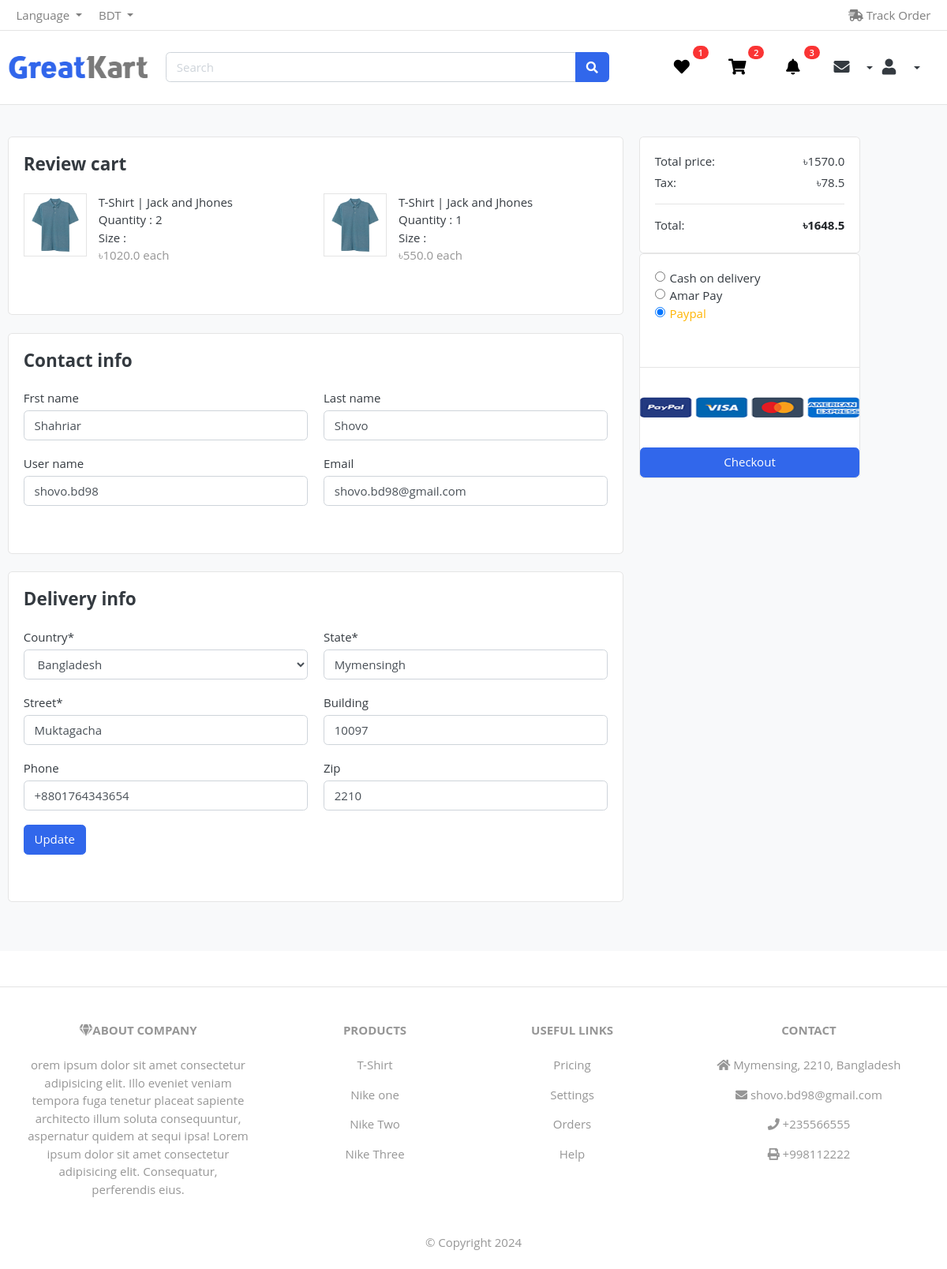
/cart/check_out/review_cart/ (signed in), run on an earlier commit of the app's database.
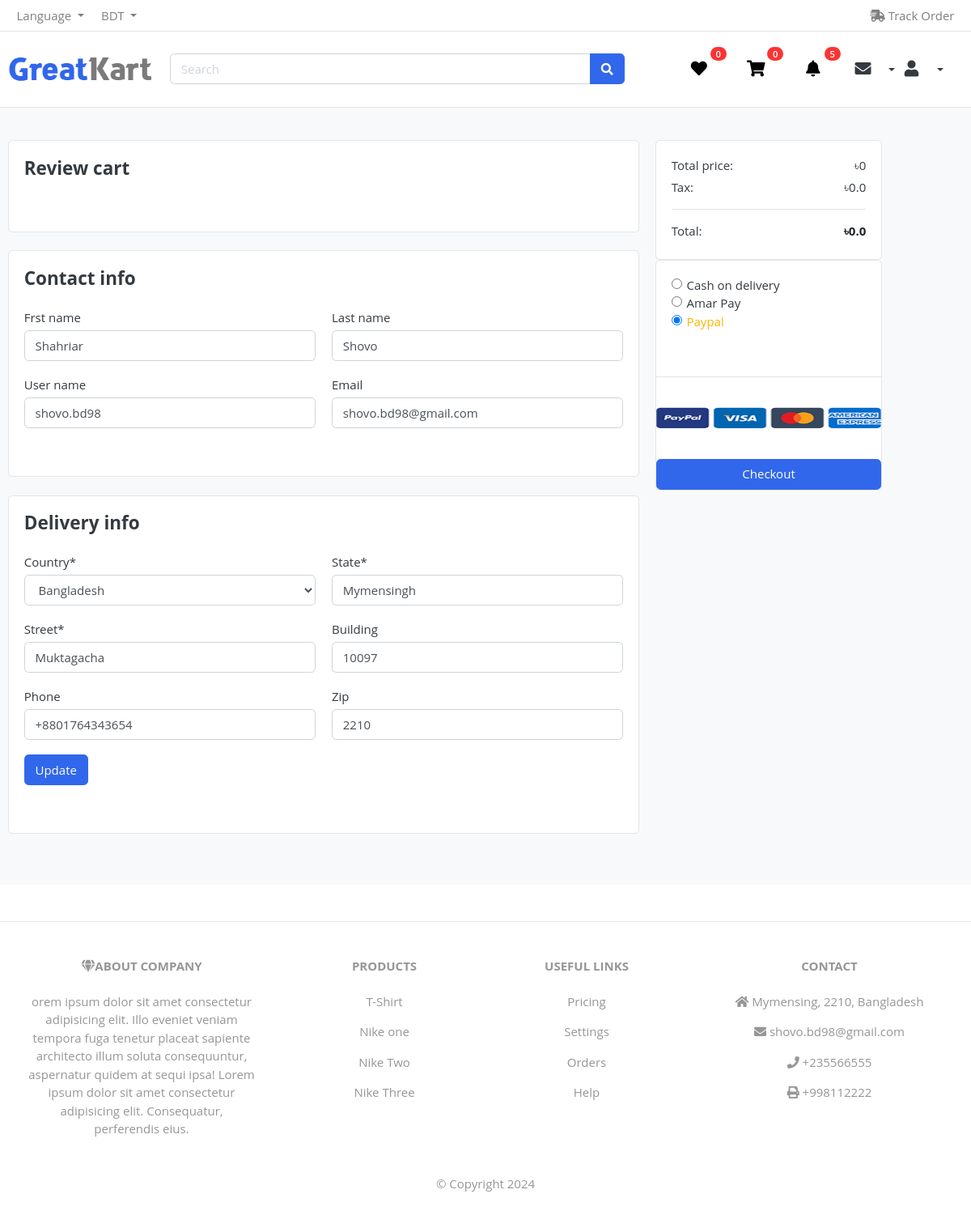
And on a later commit of the database.
### user_auth/models/user.py (models this page shows, shortened)
class User(AbstractBaseUser, PermissionsMixin):
    ADMIN = 1
    CUSTOMER = 2
    MALE = 1
    FEMALE = 2
    GOOGLE_SIGNUP=1
    GITHUB_SIGNUP=2
    FACEBOOK_SIGNUP=3
    SITE_SIGNUP =4
    ROLE_CHOOSED    =   ((ADMIN, 'admin'),(CUSTOMER, 'customer'),)
    GENDER_CHOOSED  =   ((MALE, 'male'),(FEMALE, 'female'))
    SIGNUP_PLATFORM =   ((GOOGLE_SIGNUP,'Login from Google'),(GITHUB_SIGNUP, 'Login from Github'),(FACEBOOK_SIGNUP,'Login from Facebook'),(SITE_SIGNUP,'Login'),)
    first_name      =   models.CharField(max_length=50, null=True, blank=True)
    last_name       =   models.CharField(max_length=50, null=True, blank=True)
    username        =   models.CharField(max_length=50, unique=True)
    email           =   models.EmailField(max_length=100, unique=True)
    role            =   models.PositiveSmallIntegerField(choices=ROLE_CHOOSED,
                                                                              blank=True, null=True)
    gender_choosed  =   models.PositiveSmallIntegerField(choices=GENDER_CHOOSED,
                                                                              blank=True, null=True)
    sign_up_platform=   models.PositiveSmallIntegerField(choices=SIGNUP_PLATFORM,
                                                                              blank=True, null=True)
    date_joined     =   models.DateTimeField(auto_now_add=True)
    last_login      =   models.DateTimeField(auto_now_add=True)
    created_date    =   models.DateTimeField(auto_now_add=True)
    modify_date     =   models.DateTimeField(auto_now=True)
    is_admin        =   models.BooleanField(default=False)
    is_staff        =   models.BooleanField(default=False)
    is_active       =   models.BooleanField(default=False)
    is_superuser    =   models.BooleanField(default=False)
    USERNAME_FIELD  =   'email'
    objects         =  UserManager()
    def __str__(self) -> str:
        return self.email

### cart/models/cart_item.py (models this page shows, shortened)
class Cart_Item(models.Model):
    cart = models.ForeignKey(Cart, on_delete=models.CASCADE, related_name='cart_item')
    product = models.ForeignKey(Products, on_delete=models.SET_NULL, null=True, blank=True)
    product_Size_variant = models.ForeignKey(Product_Size_variant, on_delete=models.SET_NULL, blank=True, null=True)
    quantity = models.IntegerField(default=1)
    def get_product_price(self):
        price = [self.product.product_price]
        if self.product_Size_variant:
            size_variant_price = self.product_Size_variant.price
            price.append(size_variant_price )
        return sum(price) * self.quantity

### products/models/products_model.py (models this page shows, shortened)
class Products(models.Model):
    in_stock=1
    out_of_stock=2
    free=1
    not_free=2
    available = ((in_stock,'In Stoke') , (out_of_stock,'Out of Stock'))
    shipping_fee= ((free,'Free') , (not_free,'Not Free'))
    product_name = models.CharField(max_length=50)
    product_image = models.ImageField(upload_to='products')
    product_price = models.FloatField()
    product_old_price = models.FloatField()
    product_discription = models.TextField()
    model = models.CharField(max_length=50, blank=True, null=True)
    product_brand = models.ForeignKey(Product_Brand, on_delete=models.CASCADE, related_name='product_prand')
    product_category = models.ForeignKey(Product_Categories, on_delete=models.CASCADE, related_name='category')
    product_delivery_country = models.ManyToManyField(Product_Delivery_Country,  null=True, blank=True)
    product_size = models.ManyToManyField(Product_Size_variant,  null=True, blank=True)
    product_color = models.ManyToManyField(Product_Color_Variant,  null=True, blank=True)
    available_choose = models.PositiveSmallIntegerField(choices=available,blank=True, null=True)
    shipping_fee = models.PositiveSmallIntegerField(choices=shipping_fee,blank=True, null=True)
    def __str__(self) -> str:
        return self.product_name

### product_categories/models/product_brand.py (models this page shows)
class Product_Brand(models.Model):
    brand_name = models.CharField(max_length=30)
    brand_created = models.DateTimeField(auto_now=True)
    brand_updated = models.DateTimeField(auto_now_add=True)
    def __str__(self) -> str:
        return self.brand_name

### products/models/product_variation/size_variant.py (models this page shows, shortened)
class Product_Size_variant(models.Model):
    size_name = models.CharField(max_length=50)
    price = models.FloatField()

### cart/models/cart.py (models this page shows, shortened)
class Cart (models.Model):
    user = models.ForeignKey(settings.AUTH_USER_MODEL, on_delete=models.CASCADE, related_name="cart", null=True, blank=True)
    is_paid = models.BooleanField(default=False)
    coupon = models.ForeignKey(Coupon_Code, on_delete=models.SET_NULL, null=True, blank=True)
    def get_cart_total(self):
        cart_items= self.cart_item.all()
        final_total = sum((item.product.product_price + item.product_Size_variant.price) * item.quantity
                   if item.product_Size_variant else item.product.product_price  * item.quantity
                    for item in cart_items)
        print("Final ---------------------------------------------",final_total)
        if self.coupon:
             return final_total - self.coupon.discount
        return final_total
    def get_tax(self):
        total_tax= self.get_cart_total() * float(5/100)
        return total_tax
    def get_fully_total(self):
        final_total = self.get_cart_total()
        tax = self.get_tax()
        total_final = final_total + tax
        return total_final

### orders/views/initial_order.py (the view, shortened to what this page needs)
# urls.py: path('review_cart/', initial_order, name='initial_order'),
def initial_order(request):
    item_in_carts = Cart_Item.objects.filter(cart__user=request.user, cart__is_paid=False)
    cart_object = Cart.objects.get(user=request.user, is_paid=False)
    user = User.objects.filter(email=request.user)[0]
    user_address = User_Address.objects.get(user=user)
    context={
        'item_in_carts' : item_in_carts,
        'cart_object' : cart_object,
        'user_address':user_address,
        }
    return render(request, 'orders/initial_order.html',context)

### templates/orders/initial_order.html
{% if user.is_authenticated %}
    {% include "orders/cart_review_auth_user.html" %}
{% else %}
    {% include "orders/cart_review_guest_user.html" %}
{% endif %}

### templates/orders/cart_review_auth_user.html (shortened to what the changed rows need)
{% extends 'base/base.html' %}
{% load static %}
{% block headers %}
{% include 'include/main_include_file.html' %}
{% endblock headers %}
{% block body %}
    <section class="section-content padding-y bg">
    <div class="container">
    <div class="row">
            <main class="col-md-8">
    <article class="card mb-4">
    <div class="card-body">
        <div class="row">
            {% for items in item_in_carts %}
            <div class="col-md-6">
                <figure class="itemside  mb-4">
                    <div class="aside"><img src="{{items.product.product_image.url}}" class="border img-sm"></div>
                    <figcaption class="info">
                        <p>{{items.product.product_name}} | {{items.product.product_brand}} </p>
                        <p>Quantity : {{items.quantity}} </p>
                        <p>Size : {{request.session.size}} </p>
                        <span class="text-muted">&#2547;{{items.get_product_price}} each</span>
                    </figcaption>
                </figure>
            </div>
            {% endfor %}
        </div>
    </div>
    </article>
    {% if user.sign_up_platform == 4 %}
<article class="card mb-4">
    <div class="card-body">
        <h4 class="card-title mb-4">Contact info</h4>
        <form  method="POST" action="{% url 'initial_order' %}">
            <div class="row">
                <div class="form-group col-sm-6">
                    <label>Frst name</label>
                    <input type="text" name='first_name' value="{{user.first_name}}" class="form-control" >
                </div>
                <div class="form-group col-sm-6">
                    <label>Last name</label>
                    <input type="text" name='last_name' value="{{user.last_name}}" class="form-control">
                </div>
                <div class="form-group col-sm-6">
                    <label>User name</label>
                    <input type="text" name='username' value="{{user.username}}" class="form-control">
                </div>
                <div class="form-group col-sm-6">
                    <label>Email</label>
                    <input type="email" name='email' value="{{user.email}}" class="form-control">
                </div>
            </div>
    </div>
    </article>
    <article class="card mb-4">
        <div class="card-body">
            <h4 class="card-title mb-4">Delivery info</h4>
                <div class="row">
                        <div class="form-group col-sm-6">
                            <label>Country*</label>
                            <select name="country" class="form-control">
                                <option value="1">Bangladesh</option>
                            </select>
                        </div>
                        <div class="form-group col-sm-6">
                            <label>State*</label>
                            <input type="text"  name='state' value="{{user_address.state}}" class="form-control">
                        </div>
                        <div class="form-group col-sm-6">
                            <label>Street*</label>
                            <input type="text" name='street' value="{{user_address.street}}" class="form-control">
                        </div>
                        <div class="form-group col-sm-6">
                            <label>Building</label>
                            <input type="text" name='building' value="{{user_address.house_number}}" class="form-control">
                        </div>
                        <div class="form-group col-sm-6">
                            <label>Phone</label>
                            <input type="text" name='phone' value="{{user_address.phone}}" class="form-control">
                        </div>
                        <div class="form-group col-sm-6">
                            <label>Zip</label>
                            <input type="text" name='zip' value="{{user_address.zipcode}}" class="form-control">
                        </div>
                        <div class="form-group col-sm-4">
                            <button type="submit" class="btn btn-primary "> Update  </button>
                        </div>
                </div>
        </div>
        </article>
    {% endif %}
</main>
<aside class="col-lg-3">
    <div class="card">
<div class="card-body">
    <dl class="dlist-align">
      <dt>Total price:</dt>
      <dd class="text-right">&#2547;{{cart_object.get_cart_total}}</dd>
    </dl>
    <dl class="dlist-align">
      <dt>Tax:</dt>
      <dd class="text-right"> &#2547;{{cart_object.get_tax}}</dd>
    </dl>
    <p class="text-center mb-3">
        <dl class="dlist-align">
            <dd class="text-right text-dark b"><strong>&#2547;{{cart_object.get_fully_total}}</strong></dd>
          </dl>
    </p>
</div>
</div>
     </div>
</div>
    </section>
    {% include "include/footer.html" %}
{% endblock body %}

### templates/include/user_loged_header.html (shortened to what this page needs)
{% load static %}
{% load cart_tag %}
<section class="header-main border-bottom">
    <div class="container">
        <div class="row align-items-center">
            <div class="col-lg-2 col-md-3 col-6">
                <a href="{% url 'index' %}" class="brand-wrap">
                    <img class="logo" src="{% static 'images/logo.png' %}">
                </a>
            </div>
            <div class="col-lg-7 col-md-6 col-6">
                <form action="#" class="search">
                    <div class="input-group">
                        <input type="text" class="form-control" style="max-width: 520px;" placeholder="Search">
                        <div class="input-group-append">
                            <button class="btn btn-primary" type="submit"><i class="fa fa-search"></i></button>
                        </div>
                    </div>
                </form>
            </div>
            <div class="col-lg-3 col-md-3 col-6">
                <div class="d-flex justify-content-end align-items-center">
                    <a href="{% url 'view_wish_list' %}" class="widget-header pl-3 ml-2">
                        <div class="icon icon-sm"><i class="fa fa-heart" style="color: black;"></i>
						</div>
                        <span class="badge badge-pill badge-danger notify">{{ request.user|wish_list_total }}</span>
                    </a>
                    <a href="{% url 'cart_view' %}" class="widget-header pl-3 ml-2">
                        <div class="icon icon-sm"><i class="fa fa-shopping-cart" style="color: black;"></i></div>
                        <span class="badge badge-pill badge-danger notify">{{ request.user|cart_total }}</span>
                    </a>
					<div class="dropdown">
						<a href="" class="widget-header pl-3 ml-2" class="btn btn-transparent dropdown-toggle" type="button" id="userDropdown" data-toggle="dropdown" aria-haspopup="true" aria-expanded="false">
							<div class="icon icon-sm"><i class="fa fa-bell" style="color: black;"></i></div>
							<span class="badge badge-pill badge-danger notify">{{all_notification|length}}</span>
						</a>
					</div>
                    <div class="dropdown">
                        <button class="btn btn-transparent dropdown-toggle" type="button" id="messageDropdown" data-toggle="dropdown" aria-haspopup="true" aria-expanded="false">
                            <div class="icon icon-sm"><i class="fa fa-envelope"></i></div>
                        </button>
                    </div>
					<div class="col-lg-3 col-md-3 col-6">
						<div class="d-flex justify-content-end align-items-center">
							<div class="dropdown">
								<button class="btn btn-transparent dropdown-toggle" type="button" id="userDropdown" data-toggle="dropdown" aria-haspopup="true" aria-expanded="false">
									<div class="icon icon-sm"><i class="fa fa-user"></i></div>
								</button>
							</div>
						</div>
					</div>
                </div>
            </div>
        </div>
    </div>
</section>
</body>

### templates/include/footer.html
<footer class="text-center text-lg-start bg-body-tertiary text-muted">
	<section class="d-flex justify-content-center justify-content-lg-between p-4 border-bottom">
	</section>
	<section class="">
	  <div class="container text-center text-md-start mt-5">
		<div class="row mt-3">
		  <div class="col-md-3 col-lg-4 col-xl-3 mx-auto mb-4">
			<h6 class="text-uppercase fw-bold mb-4">
			  <i class="fas fa-gem me-3"></i>About Company
			</h6>
			<p>
			 {{get_contact.company_about}}
			</p>
		  </div>
		  <div class="col-md-2 col-lg-2 col-xl-2 mx-auto mb-4">
			<h6 class="text-uppercase fw-bold mb-4">
			  Products
			</h6>
			{% for products in get_product %}
			<p>
			  <a href="#!" class="text-reset">{{products}}</a>
			</p>
			{% endfor %}
		  </div>
		  <div class="col-md-3 col-lg-2 col-xl-2 mx-auto mb-4">
			<h6 class="text-uppercase fw-bold mb-4">
			  Useful links
			</h6>
			<p>
			  <a href="#!" class="text-reset">Pricing</a>
			</p>
			<p>
			  <a href="#!" class="text-reset">Settings</a>
			</p>
			<p>
			  <a href="#!" class="text-reset">Orders</a>
			</p>
			<p>
			  <a href="#!" class="text-reset">Help</a>
			</p>
		  </div>
		  <div class="col-md-4 col-lg-3 col-xl-3 mx-auto mb-md-0 mb-4">
			<h6 class="text-uppercase fw-bold mb-4">Contact</h6>
			<p><i class="fas fa-home me-3"></i> {{get_contact.city_name}}, {{get_contact.city_post_code}}, {{get_contact.country_name}}</p>
			<p>
			  <i class="fas fa-envelope me-3"></i>
			  {{get_contact.email}}
			</p>
			<p><i class="fas fa-phone me-3"></i> {{get_contact.phone}}</p>
			<p><i class="fas fa-print me-3"></i> {{get_contact.telephone}}</p>
		  </div>
		</div>
	  </div>
	</section>
	<div class="text-center p-4" style="">
	  ©  Copyright {% now 'Y' %}
	</div>
  </footer>

What changed in the data, as far as the page shows it:
removed Cart_Item: product.product_image (picture), product.product_name "T-Shirt", product.product_brand "Jack and Jhones", quantity "2", get_product_price "1020.0"
removed Cart_Item: product.product_image (picture), product.product_name "T-Shirt", product.product_brand "Jack and Jhones", quantity "1", get_product_price "550.0"
changed User "Shahriar": user|wish_list_total "1" → "0"; user|cart_total "2" → "0"
computed for Cart: get_cart_total "1570.0" → "0"; get_tax "78.5" → "0.0"; get_fully_total "1648.5" → "0.0"
Also different on the page:
{{ all_notification|length }}: "3" → "5"
